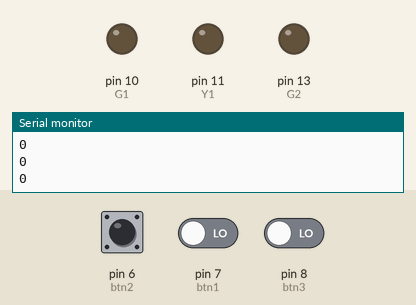
Simulated run of this sketch. Board: Arduino Uno, built with avr-gcc and run on an emulated ATmega328P. Parts: output pins drawn as LEDs (lit = HIGH), the last lines printed to the serial monitor. Inputs (shaded band) come from the test bench; at power-on: pin 7 (btn1) LOW, pin 8 (btn3) LOW, pin 6 (btn2) LOW. Pins used as bus, display or sensor lines are not drawn.

Above: at 2.2 s.
2.3 s: pin 7 (btn1) driven HIGH and pin 8 (btn3) driven HIGH
At 3.2 s:
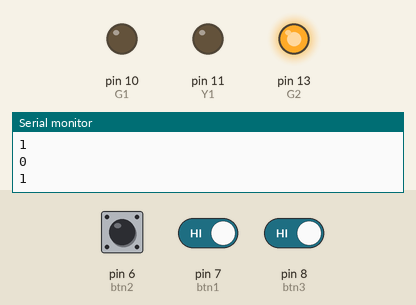
3.8 s: pin 6 (btn2) pulled HIGH for 3.2 s
At 5.1 s:
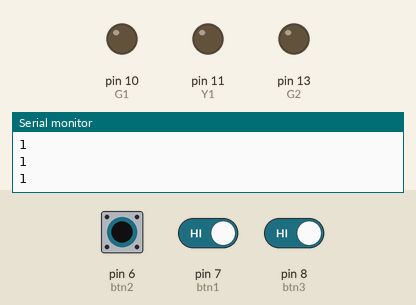
Timing chart, 0 to 8.5 s (numbered marks = the images above; inputs shaded):
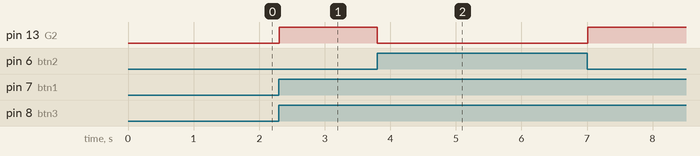

The sketch:

backup.ino
```cpp
// Buttons : B1, B2,B3
// LEDs   :   Y1, R1, R2, G1, G2
// Sensor :   LDR
//

int R1=12;
int R2=9;
int G1=10;
int G2=13;
int Y1=11;
int btn1=7;
int btn2=6;
int btn3=8;

void setup() {
  Serial.begin(9600); // Start serial communication at 9600 bps
  pinMode(R1, OUTPUT); // Set pin as OUTPUT
  pinMode(R2, OUTPUT); // Set pin as OUTPUT
  pinMode(Y1, OUTPUT); // Set pin as OUTPUT
  pinMode(G1, OUTPUT); // Set pin as OUTPUT
  pinMode(G2, OUTPUT); // Set pin as OUTPUT
  pinMode(btn1, INPUT);
  pinMode(btn2, INPUT);
  pinMode(btn3, INPUT);
  Low(R1);
  Low(R2);
  Low(G1);
  Low(G2);
  Low(Y1);
  Serial.println("Sensor Calibration");
  delay(1000);
  Serial.println("Sensor Ready");

}


void loop() {

  int btn3v=getBtn(btn3);
  Serial.println(digitalRead(btn1));
  Serial.println(digitalRead(btn2));
  Serial.println(digitalRead(btn3));
  int btn2v=1;
  if(btn3v == 1)
  {
    High(G2);
    int btn1v = getBtn(btn1);
    if(btn1v == 1)
    {
//      FIX THIS
      if (btn2v == 0)
      {
        High(Y1);
        if(analogRead(A0) > 700)
        {
          High(G1);
          Low(Y1);
          Low(R1);
        }
        else
        {
          High(R1);
          Low(Y1);
          Low(G1);
        }
//        TURN LDR OFF
        Low(Y1);
      }
      else
      {
        High(R2);
        btn2v = getBtn(btn2);
        while(btn2v == 0)
        {
          btn2v = getBtn(btn2);
        }
        Low(R2);
      }
    }
    Low(G2);
  }

  delay(100);

}

int getBtn(int a)
{
    return digitalRead(a);
}

void High(int a)
{
  digitalWrite(a, HIGH); // turn the LED on
}
void Low(int a)
{
  digitalWrite(a, LOW); // turn the LED on
}
```

Measured:
- after the input at 2.3 s, pin 13 (G2): LOW → HIGH at once
- after the input at 3.8 s, pin 13 (G2): HIGH → LOW at once, → HIGH 3.2 s later
